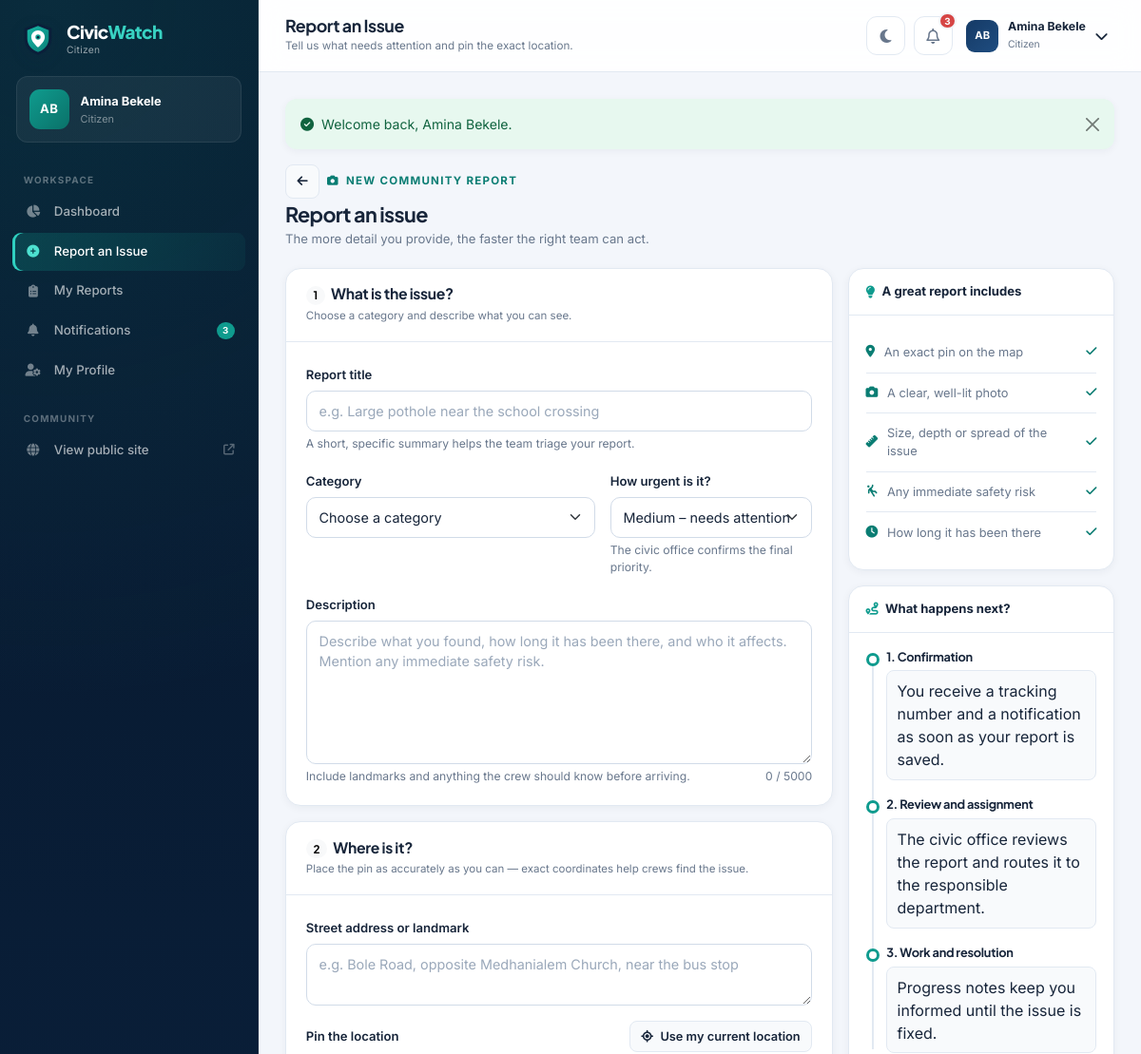
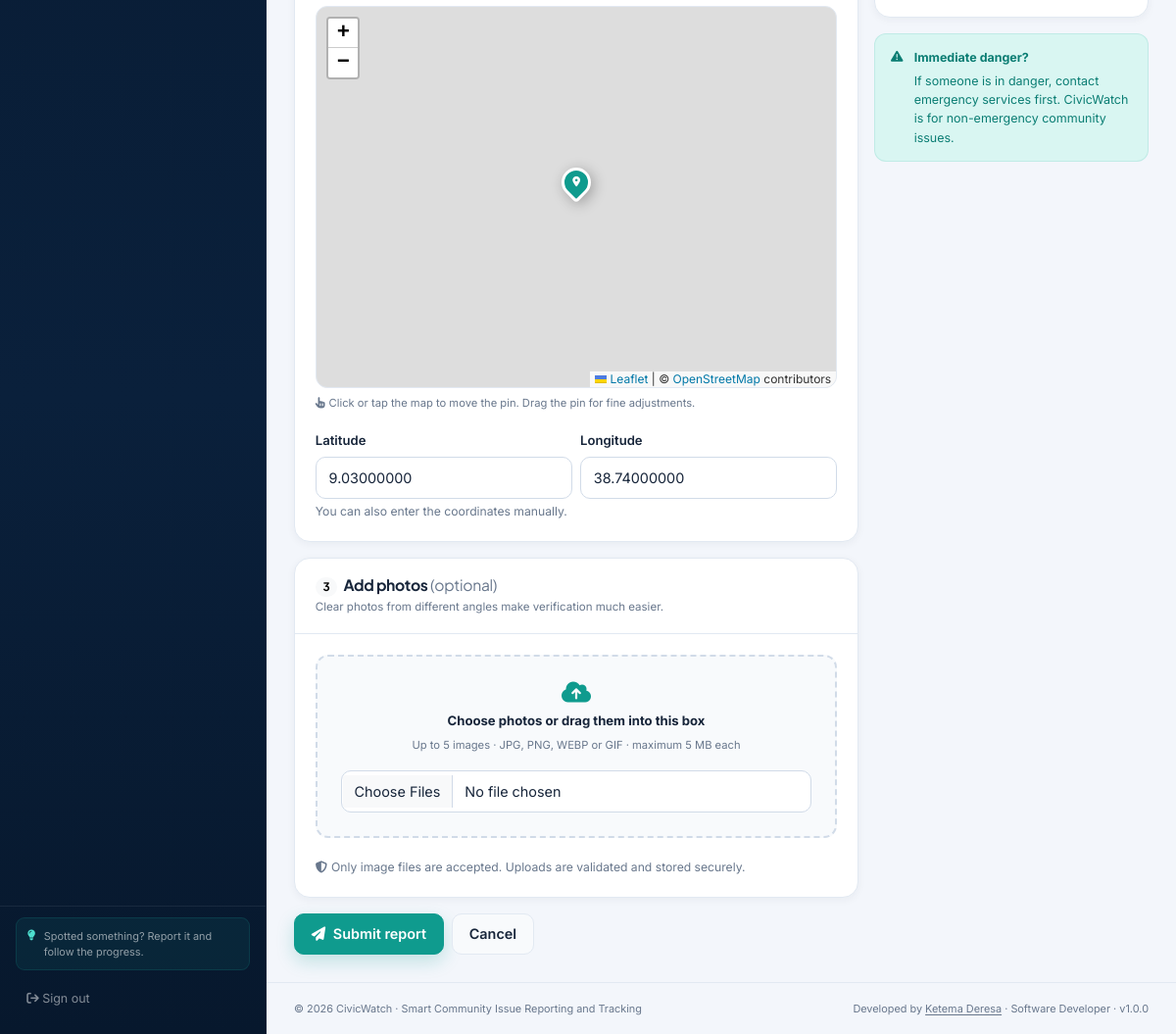
Page /user/submit_report.php (signed in) on the committed database (2 pictures, top to bottom).
### tables this page shows
CREATE TABLE users (
    id INT UNSIGNED NOT NULL AUTO_INCREMENT,
    full_name VARCHAR(120) NOT NULL,
    email VARCHAR(160) NOT NULL,
    phone VARCHAR(30) NULL,
    address VARCHAR(255) NULL,
    password_hash VARCHAR(255) NOT NULL,
    role ENUM('admin', 'citizen', 'staff') NOT NULL DEFAULT 'citizen',
    department_id INT UNSIGNED NULL,
    avatar VARCHAR(255) NULL,
    is_active TINYINT(1) NOT NULL DEFAULT 1,
    last_login DATETIME NULL,
    created_at TIMESTAMP NOT NULL DEFAULT CURRENT_TIMESTAMP,
    updated_at TIMESTAMP NOT NULL DEFAULT CURRENT_TIMESTAMP ON UPDATE CURRENT_TIMESTAMP,
    PRIMARY KEY (id),
    UNIQUE KEY uq_users_email (email),
    KEY idx_users_role (role),
    KEY idx_users_department (department_id),
    KEY idx_users_active (is_active),
    CONSTRAINT fk_users_department
        FOREIGN KEY (department_id) REFERENCES departments (id)
        ON UPDATE CASCADE ON DELETE SET NULL
);

### user/submit_report.php (the view, shortened to what the rows shown need)
<?php
require_once __DIR__ . '/../includes/functions.php';
$user = require_role('citizen');
$pageTitle = 'Report an Issue';
require __DIR__ . '/../includes/dashboard_header.php';
?>
<div class="page-heading">
    <div>
        <h2>Report an issue</h2>
    </div>
</div>
<?php require __DIR__ . '/../includes/dashboard_footer.php'; ?>

### includes/dashboard_header.php (shortened to what the rows shown need)
<?php
require_once __DIR__ . '/functions.php';
$user = auth_user();
$pageTitle = $pageTitle ?? 'Dashboard';
$role = $user['role'];
$roleLabel = role_label($role);
?>
<!doctype html>
<html lang="en" data-bs-theme="light">
<head>
    <link href="https://cdn.jsdelivr.net/npm/bootstrap@5.3.3/dist/css/bootstrap.min.css" rel="stylesheet">
    <link href="https://cdnjs.cloudflare.com/ajax/libs/font-awesome/6.5.2/css/all.min.css" rel="stylesheet">
    <link href="https://unpkg.com/leaflet@1.9.4/dist/leaflet.css" rel="stylesheet">
    <link href="<?= e(asset('css/style.css')) ?>" rel="stylesheet">
</head>
<body class="dashboard-body">
<div class="app-shell">
    <aside class="app-sidebar" id="appSidebar" aria-label="Main navigation">
        <div class="sidebar-head">
            <a class="brand-lockup brand-lockup-light" href="<?= e(url(dashboard_path($role))) ?>">
                <span><strong>Civic<span>Watch</span></strong><small><?= e($roleLabel) ?></small></span>
            </a>
        </div>
        <div class="sidebar-profile">
            <div class="avatar avatar-teal"><?= e(initials($user['full_name'])) ?></div>
            <div class="min-w-0">
                <strong class="text-truncate d-block"><?= e($user['full_name']) ?></strong>
                <span class="text-truncate d-block"><?= e($user['department_name'] ?: $roleLabel) ?></span>
            </div>
        </div>
    </aside>
    <div class="app-main">
        <header class="app-topbar">
            <div class="d-flex align-items-center gap-3 min-w-0">
                <div class="min-w-0">
                    <h1 class="topbar-title text-truncate"><?= e($pageTitle) ?></h1>
                </div>
            </div>
            <div class="topbar-actions">
                <div class="dropdown">
                    <button class="user-menu" type="button" data-bs-toggle="dropdown" aria-expanded="false">
                        <span class="avatar avatar-sm"><?= e(initials($user['full_name'])) ?></span>
                        <span class="user-menu-text d-none d-md-block">
                            <strong><?= e($user['full_name']) ?></strong>
                            <small><?= e($roleLabel) ?></small>
                        </span>
                        <i class="fa-solid fa-chevron-down small d-none d-md-block"></i>
                    </button>
                </div>
            </div>
        </header>
        <main class="app-content">

### rows in the picture
users: role "Citizen", full_name "AB", full_name "Amina Bekele"

### other values in the picture
$user['department_name'] ?: $roleLabel "Citizen"
$item['label'] "Dashboard"
$item['label'] "Report an Issue"
$item['label'] "My Reports"
$item['label'] "Notifications"
$unread > 99 ? '99+' : (string) $unread "3"
$item['label'] "My Profile"
$pageTitle "Report an Issue"
$pageSubtitle "Tell us what needs attention and pin the exact location."
$unread > 9 ? '9+' : (string) $unread "3"
$flash['message'] "Welcome back, Amina Bekele."
MAX_REPORT_IMAGES "5"
APP_NAME "CivicWatch"
APP_TAGLINE "Smart Community Issue Reporting and Tracking"
DEVELOPER_NAME "Ketema Deresa"
